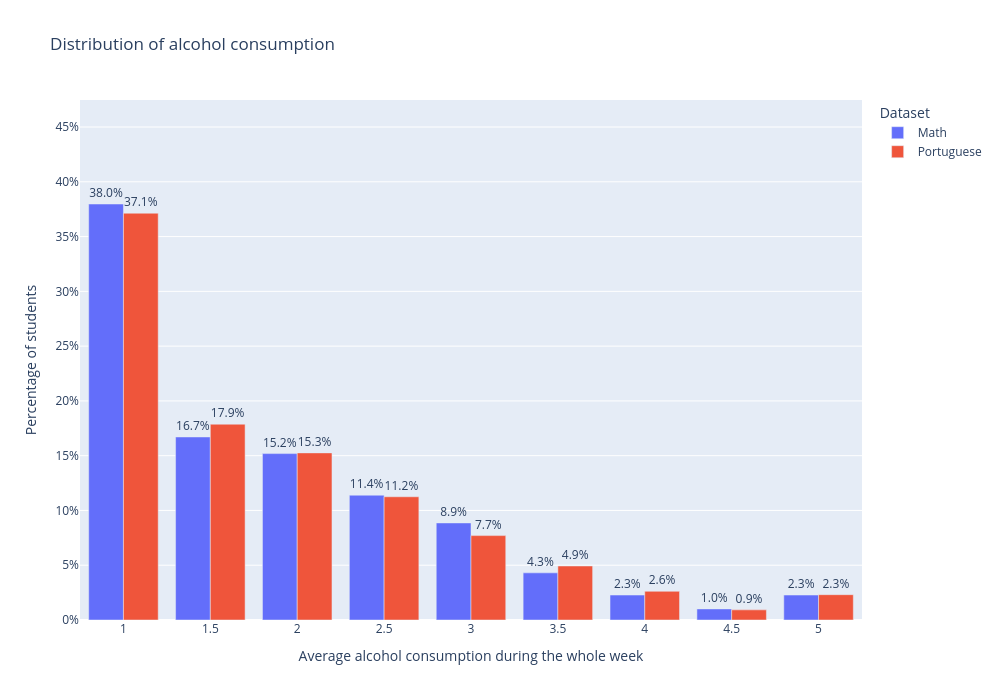

The code cell stored with this chart in its notebook:
### Code cell
# Gemiddelde alcoholconsumptie berekenen
df3_mat["Alcohol"] = (df3_mat["Dalc"] + df3_mat["Walc"]) / 2
df3_por["Alcohol"] = (df3_por["Dalc"] + df3_por["Walc"]) / 2

# Relatieve frequenties berekenen
counts_mat = (
    df3_mat["Alcohol"]
    .value_counts(normalize=True)
    .sort_index()
)

counts_por = (
    df3_por["Alcohol"]
    .value_counts(normalize=True)
    .sort_index()
)

# Alle mogelijke alcoholscores verzamelen
all_scores = sorted(
    set(counts_mat.index).union(set(counts_por.index))
)

# DataFrame maken
counts = pd.DataFrame({
    "Alcohol": all_scores,
    "Math": counts_mat.reindex(all_scores, fill_value=0).values,
    "Portuguese": counts_por.reindex(all_scores, fill_value=0).values
})

# Omzetten naar long format voor Plotly
counts_long = counts.melt(
    id_vars="Alcohol",
    var_name="Dataset",
    value_name="Verhouding"
)

# Grafiek maken
fig = px.bar(
    counts_long,
    x="Alcohol",
    y="Verhouding",
    color="Dataset",
    barmode="group",
    text="Verhouding",
    labels={
        "Alcohol": "Average alcohol consumption during the whole week",
        "Verhouding": "Percentage of students"
    },
    title="Distribution of alcohol consumption"
)

fig.update_traces(
    texttemplate="%{y:.1%}",
    textposition="outside"
)

fig.update_layout(
    width=1000,
    height=700,
    yaxis_range=[0, counts_long["Verhouding"].max() * 1.25]
)

fig.update_yaxes(tickformat=".0%")

fig.show()

### Figure 1 — Plotly figure (JSON) as saved in the notebook; plotly's stock layout.template omitted (floating-point values rounded to 4 significant figures)
{"data": [{"alignmentgroup": "True", "hovertemplate": "Dataset=Math<br>Average alcohol consumption during the whole week=%{x}<br>Percentage of students=%{text}<extra></extra>", "legendgroup": "Math", "marker": {"color": "#636efa", "pattern": {"shape": ""}}, "name": "Math", "offsetgroup": "Math", "orientation": "v", "showlegend": true, "text": [0.3797, 0.1671, 0.1519, 0.1139, 0.08861, 0.04304, 0.02278, 0.01013, 0.02278], "textposition": "outside", "texttemplate": "%{y:.1%}", "type": "bar", "x": [1.0, 1.5, 2.0, 2.5, 3.0, 3.5, 4.0, 4.5, 5.0], "xaxis": "x", "y": [0.3797, 0.1671, 0.1519, 0.1139, 0.08861, 0.04304, 0.02278, 0.01013, 0.02278], "yaxis": "y"}, {"alignmentgroup": "True", "hovertemplate": "Dataset=Portuguese<br>Average alcohol consumption during the whole week=%{x}<br>Percentage of students=%{text}<extra></extra>", "legendgroup": "Portuguese", "marker": {"color": "#EF553B", "pattern": {"shape": ""}}, "name": "Portuguese", "offsetgroup": "Portuguese", "orientation": "v", "showlegend": true, "text": [0.3713, 0.1787, 0.1525, 0.1125, 0.07704, 0.04931, 0.02619, 0.009245, 0.02311], "textposition": "outside", "texttemplate": "%{y:.1%}", "type": "bar", "x": [1.0, 1.5, 2.0, 2.5, 3.0, 3.5, 4.0, 4.5, 5.0], "xaxis": "x", "y": [0.3713, 0.1787, 0.1525, 0.1125, 0.07704, 0.04931, 0.02619, 0.009245, 0.02311], "yaxis": "y"}], "layout": {"barmode": "group", "height": 700, "legend": {"title": {"text": "Dataset"}, "tracegroupgap": 0}, "title": {"text": "Distribution of alcohol consumption"}, "width": 1000, "xaxis": {"anchor": "y", "domain": [0, 1], "title": {"text": "Average alcohol consumption during the whole week"}}, "yaxis": {"anchor": "x", "domain": [0, 1], "range": [0, 0.4747], "tickformat": ".0%", "title": {"text": "Percentage of students"}}}}
